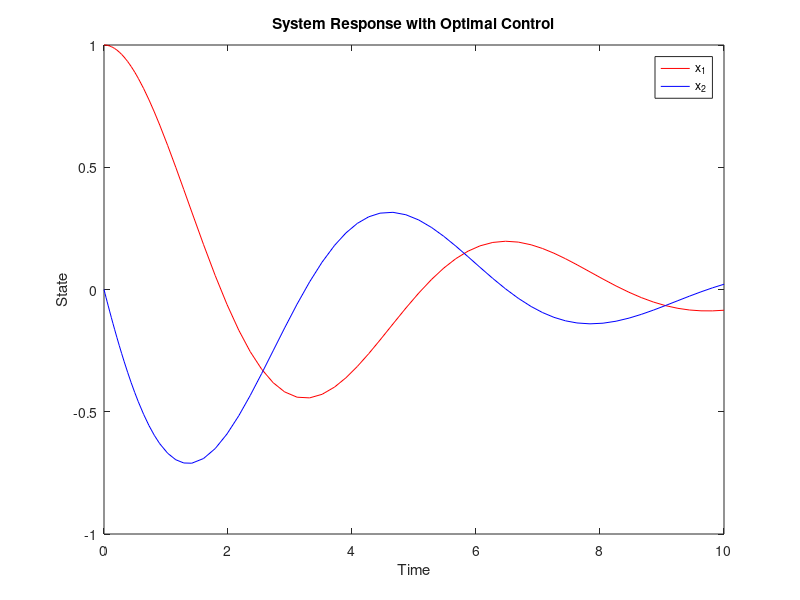

Write the MATLAB code that produced this figure.


clear all; clc;
% True system parameters (unknown to the algorithm)
A = [0 1; -1 -0.5]; % Unknown system matrix A
B_true = [0; 1];    % True input matrix B (unknown to the algorithm)

% Cost function matrices
Q = eye(2);         % State weighting matrix
R = 1;              % Control weighting matrix

% Time interval for integral reward
T = 0.1;            % Time horizon for integral reward

% Initial state
x0 = [1; 0];        % Initial state vector

% Simulation time
tspan = [0 10];     % Simulation time span

% System dynamics (unknown to the algorithm)
sys_dynamics = @(t, x, u) A * x + B_true * u;

% Cost function
cost_function = @(x, u) x' * Q * x + u' * R * u;

% Initial control policy (e.g., random or zero)
K = [0 0];          % Initial control gain matrix

% Initial value function parameters (e.g., zero)
P = zeros(2, 2);    % Initial value function matrix

% Collect input-output data to estimate B
N = 1000;           % Increase the number of data points for better estimation
t_data = linspace(0, 1, N); % Time points for data collection
x_data = zeros(2, N); % State data
u_data = zeros(1, N); % Input data

% Simulate the system with random inputs to collect data
x_current = x0;     % Initialize the state
for i = 1:N
    u_data(i) = randn; % Random input
    [~, x] = ode45(@(t, x) sys_dynamics(t, x, u_data(i)), [0 T], x_current);
    x_data(:, i) = x(end, :)';
    x_current = x(end, :)'; % Update the current state
end

% Estimate B using least squares
X_dot = diff(x_data, 1, 2) / T; % Approximate derivative of x
X = x_data(:, 1:end-1);         % State data
U = u_data(1:end-1);            % Input data
B_est = (X_dot - A * X) / U;    % Least squares estimate of B

% IRL parameters
alpha = 0.01;       % Reduce the learning rate for stability
num_iterations = 500; % Increase the number of iterations for convergence

% Main IRL loop
x_current = x0;     % Initialize the state
for iter = 1:num_iterations
    % Simulate the system for one time interval
    [t, x] = ode45(@(t, x) sys_dynamics(t, x, -K * x), [0 T], x_current);
    
    % Compute the integral reward
    integral_reward = 0;
    for i = 1:length(t)-1
        u = -K * x(i, :)';
        integral_reward = integral_reward + cost_function(x(i, :)', u) * (t(i+1) - t(i));
    end
    
    % Update the value function parameters (P)
    delta = integral_reward + x(end, :) * P * x(end, :)' - x(1, :) * P * x(1, :)';
    P = P + alpha * delta;
    
    % Update the control policy (K) using the estimated B
    K = inv(R) * B_est' * P;
    
    % Update the current state for the next iteration
    x_current = x(end, :)';
end

% Simulate the system with the final control policy
[t, x] = ode45(@(t, x) sys_dynamics(t, x, -K * x), tspan, x0);

% Plot the results
figure;
plot(t, x(:, 1), 'r', t, x(:, 2), 'b');
xlabel('Time');
ylabel('State');
legend('x_1', 'x_2');
title('System Response with Optimal Control');

% Verify the initial state
disp('Initial state:');
disp(x(1, :)');
